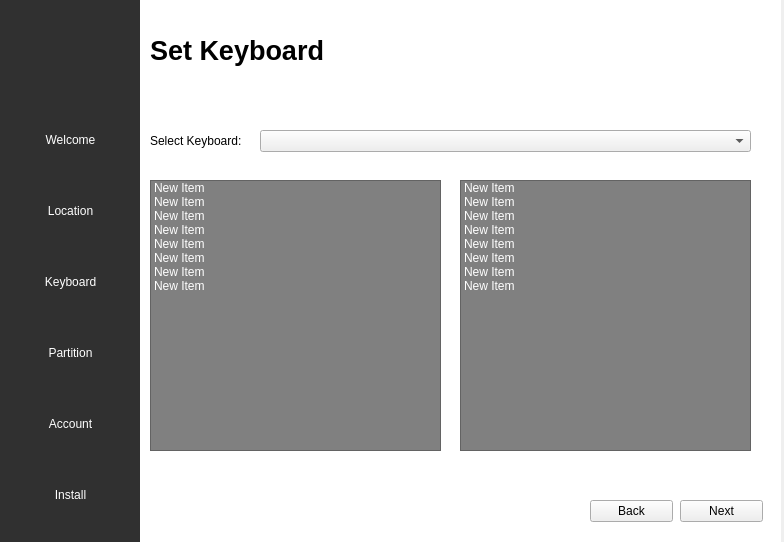
<?xml version="1.0" encoding="UTF-8"?>
<ui version="4.0">
 <class>WizardPage</class>
 <widget class="QWizardPage" name="WizardPage">
  <property name="geometry">
   <rect>
    <x>0</x>
    <y>0</y>
    <width>784</width>
    <height>542</height>
   </rect>
  </property>
  <property name="windowTitle">
   <string>ITEC-OS Installer (0xbdg)</string>
  </property>
  <property name="windowIcon">
   <iconset>
    <normaloff>../assets/icon.png</normaloff>../assets/icon.png</iconset>
  </property>
  <widget class="QWidget" name="widget" native="true">
   <property name="geometry">
    <rect>
     <x>0</x>
     <y>0</y>
     <width>141</width>
     <height>551</height>
    </rect>
   </property>
   <property name="styleSheet">
    <string notr="true">QWidget{
    background-color: rgb(48, 48, 48);
}

QPushButton {
    color: white;
    border:none;
    height: 50px;
}

QPushButton:checked {
    background-color:#ffffff;
    color: #000000;
}</string>
   </property>
   <widget class="QWidget" name="verticalLayoutWidget">
    <property name="geometry">
     <rect>
      <x>0</x>
      <y>100</y>
      <width>141</width>
      <height>441</height>
     </rect>
    </property>
    <layout class="QVBoxLayout" name="verticalLayout">
     <item>
      <widget class="QPushButton" name="pushButton_2">
       <property name="sizePolicy">
        <sizepolicy hsizetype="Minimum" vsizetype="Fixed">
         <horstretch>0</horstretch>
         <verstretch>0</verstretch>
        </sizepolicy>
       </property>
       <property name="font">
        <font>
         <underline>false</underline>
        </font>
       </property>
       <property name="text">
        <string>Welcome</string>
       </property>
       <property name="checkable">
        <bool>true</bool>
       </property>
       <property name="checked">
        <bool>false</bool>
       </property>
       <property name="autoRepeat">
        <bool>false</bool>
       </property>
       <property name="autoExclusive">
        <bool>true</bool>
       </property>
      </widget>
     </item>
     <item>
      <widget class="QPushButton" name="pushButton_4">
       <property name="text">
        <string>Location</string>
       </property>
       <property name="checkable">
        <bool>true</bool>
       </property>
       <property name="autoExclusive">
        <bool>true</bool>
       </property>
      </widget>
     </item>
     <item>
      <widget class="QPushButton" name="pushButton_6">
       <property name="text">
        <string>Keyboard</string>
       </property>
       <property name="checkable">
        <bool>true</bool>
       </property>
       <property name="autoExclusive">
        <bool>true</bool>
       </property>
      </widget>
     </item>
     <item>
      <widget class="QPushButton" name="pushButton_5">
       <property name="text">
        <string>Partition</string>
       </property>
       <property name="checkable">
        <bool>true</bool>
       </property>
       <property name="autoExclusive">
        <bool>true</bool>
       </property>
      </widget>
     </item>
     <item>
      <widget class="QPushButton" name="pushButton_3">
       <property name="text">
        <string>Account</string>
       </property>
       <property name="checkable">
        <bool>true</bool>
       </property>
       <property name="autoExclusive">
        <bool>true</bool>
       </property>
      </widget>
     </item>
     <item>
      <widget class="QPushButton" name="pushButton">
       <property name="text">
        <string>Install</string>
       </property>
       <property name="checkable">
        <bool>true</bool>
       </property>
       <property name="autoExclusive">
        <bool>true</bool>
       </property>
      </widget>
     </item>
    </layout>
   </widget>
   <widget class="QLabel" name="Picture">
    <property name="geometry">
     <rect>
      <x>30</x>
      <y>10</y>
      <width>81</width>
      <height>81</height>
     </rect>
    </property>
    <property name="font">
     <font>
      <pointsize>9</pointsize>
     </font>
    </property>
    <property name="text">
     <string/>
    </property>
    <property name="pixmap">
     <pixmap>../assets/brand.png</pixmap>
    </property>
    <property name="scaledContents">
     <bool>true</bool>
    </property>
   </widget>
  </widget>
  <widget class="QStackedWidget" name="stackedWidget">
   <property name="enabled">
    <bool>true</bool>
   </property>
   <property name="geometry">
    <rect>
     <x>140</x>
     <y>0</y>
     <width>641</width>
     <height>551</height>
    </rect>
   </property>
   <property name="font">
    <font>
     <kerning>true</kerning>
    </font>
   </property>
   <property name="styleSheet">
    <string notr="true">QStackedWidget {background-color: white;}
QListWidget {background-color: grey; color: white}</string>
   </property>
   <property name="frameShape">
    <enum>QFrame::Shape::NoFrame</enum>
   </property>
   <property name="currentIndex">
    <number>2</number>
   </property>
   <widget class="QWidget" name="Welcome_page">
    <widget class="QLabel" name="label_2">
     <property name="geometry">
      <rect>
       <x>40</x>
       <y>30</y>
       <width>581</width>
       <height>41</height>
      </rect>
     </property>
     <property name="font">
      <font>
       <pointsize>20</pointsize>
       <bold>true</bold>
       <kerning>true</kerning>
      </font>
     </property>
     <property name="text">
      <string>WELCOME TO THE ITEC-OS INSTALLER</string>
     </property>
    </widget>
    <widget class="QLabel" name="Picture_2">
     <property name="geometry">
      <rect>
       <x>60</x>
       <y>120</y>
       <width>521</width>
       <height>341</height>
      </rect>
     </property>
     <property name="text">
      <string/>
     </property>
     <property name="pixmap">
      <pixmap>../assets/banner.png</pixmap>
     </property>
     <property name="scaledContents">
      <bool>true</bool>
     </property>
    </widget>
    <widget class="QPushButton" name="pushButton_7">
     <property name="geometry">
      <rect>
       <x>540</x>
       <y>500</y>
       <width>83</width>
       <height>22</height>
      </rect>
     </property>
     <property name="text">
      <string>Next</string>
     </property>
    </widget>
    <widget class="QLabel" name="label">
     <property name="geometry">
      <rect>
       <x>180</x>
       <y>80</y>
       <width>291</width>
       <height>16</height>
      </rect>
     </property>
     <property name="text">
      <string>This installer is inspired by Calamares Installer</string>
     </property>
    </widget>
   </widget>
   <widget class="QWidget" name="Location_page">
    <widget class="QLabel" name="label_3">
     <property name="geometry">
      <rect>
       <x>10</x>
       <y>20</y>
       <width>191</width>
       <height>61</height>
      </rect>
     </property>
     <property name="font">
      <font>
       <pointsize>20</pointsize>
       <bold>true</bold>
       <kerning>true</kerning>
      </font>
     </property>
     <property name="text">
      <string>Set Location</string>
     </property>
    </widget>
    <widget class="QPushButton" name="pushButton_9">
     <property name="geometry">
      <rect>
       <x>540</x>
       <y>500</y>
       <width>83</width>
       <height>22</height>
      </rect>
     </property>
     <property name="text">
      <string>Next</string>
     </property>
    </widget>
    <widget class="QToolBox" name="toolBox">
     <property name="geometry">
      <rect>
       <x>20</x>
       <y>80</y>
       <width>601</width>
       <height>401</height>
      </rect>
     </property>
     <property name="currentIndex">
      <number>1</number>
     </property>
     <widget class="QWidget" name="page">
      <property name="geometry">
       <rect>
        <x>0</x>
        <y>0</y>
        <width>601</width>
        <height>261</height>
       </rect>
      </property>
      <attribute name="label">
       <string>Page 1</string>
      </attribute>
      <widget class="QListWidget" name="listWidget_2">
       <property name="geometry">
        <rect>
         <x>0</x>
         <y>0</y>
         <width>601</width>
         <height>271</height>
        </rect>
       </property>
      </widget>
     </widget>
     <widget class="QWidget" name="page_2">
      <property name="geometry">
       <rect>
        <x>0</x>
        <y>0</y>
        <width>601</width>
        <height>261</height>
       </rect>
      </property>
      <attribute name="label">
       <string>Page 2</string>
      </attribute>
      <widget class="QListWidget" name="listWidget_3">
       <property name="geometry">
        <rect>
         <x>0</x>
         <y>0</y>
         <width>601</width>
         <height>271</height>
        </rect>
       </property>
       <item>
        <property name="text">
         <string>New Item</string>
        </property>
       </item>
       <item>
        <property name="text">
         <string>New Item</string>
        </property>
       </item>
       <item>
        <property name="text">
         <string>New Item</string>
        </property>
       </item>
       <item>
        <property name="text">
         <string>New Item</string>
        </property>
       </item>
       <item>
        <property name="text">
         <string>New Item</string>
        </property>
       </item>
       <item>
        <property name="text">
         <string>New Item</string>
        </property>
       </item>
       <item>
        <property name="text">
         <string>New Item</string>
        </property>
       </item>
      </widget>
     </widget>
     <widget class="QWidget" name="page_3">
      <property name="geometry">
       <rect>
        <x>0</x>
        <y>0</y>
        <width>601</width>
        <height>261</height>
       </rect>
      </property>
      <attribute name="label">
       <string>Page</string>
      </attribute>
      <widget class="QListWidget" name="listWidget_4">
       <property name="geometry">
        <rect>
         <x>0</x>
         <y>0</y>
         <width>601</width>
         <height>271</height>
        </rect>
       </property>
      </widget>
     </widget>
     <widget class="QWidget" name="page_4">
      <property name="geometry">
       <rect>
        <x>0</x>
        <y>0</y>
        <width>601</width>
        <height>261</height>
       </rect>
      </property>
      <attribute name="label">
       <string>Page</string>
      </attribute>
      <widget class="QListWidget" name="listWidget_5">
       <property name="geometry">
        <rect>
         <x>0</x>
         <y>0</y>
         <width>601</width>
         <height>271</height>
        </rect>
       </property>
      </widget>
     </widget>
     <widget class="QWidget" name="page_5">
      <property name="geometry">
       <rect>
        <x>0</x>
        <y>0</y>
        <width>601</width>
        <height>261</height>
       </rect>
      </property>
      <attribute name="label">
       <string>Page</string>
      </attribute>
      <layout class="QFormLayout" name="formLayout">
       <item row="0" column="0" colspan="2">
        <widget class="QListWidget" name="listWidget_6"/>
       </item>
      </layout>
     </widget>
    </widget>
   </widget>
   <widget class="QWidget" name="Keyboard_page">
    <widget class="QLabel" name="label_8">
     <property name="geometry">
      <rect>
       <x>10</x>
       <y>20</y>
       <width>211</width>
       <height>61</height>
      </rect>
     </property>
     <property name="font">
      <font>
       <pointsize>20</pointsize>
       <bold>true</bold>
       <kerning>true</kerning>
      </font>
     </property>
     <property name="text">
      <string>Set Keyboard</string>
     </property>
    </widget>
    <widget class="QListWidget" name="listWidget">
     <property name="geometry">
      <rect>
       <x>10</x>
       <y>180</y>
       <width>291</width>
       <height>271</height>
      </rect>
     </property>
     <item>
      <property name="text">
       <string>New Item</string>
      </property>
     </item>
     <item>
      <property name="text">
       <string>New Item</string>
      </property>
     </item>
     <item>
      <property name="text">
       <string>New Item</string>
      </property>
     </item>
     <item>
      <property name="text">
       <string>New Item</string>
      </property>
     </item>
     <item>
      <property name="text">
       <string>New Item</string>
      </property>
     </item>
     <item>
      <property name="text">
       <string>New Item</string>
      </property>
     </item>
     <item>
      <property name="text">
       <string>New Item</string>
      </property>
     </item>
     <item>
      <property name="text">
       <string>New Item</string>
      </property>
     </item>
    </widget>
    <widget class="QPushButton" name="pushButton_8">
     <property name="geometry">
      <rect>
       <x>540</x>
       <y>500</y>
       <width>83</width>
       <height>22</height>
      </rect>
     </property>
     <property name="text">
      <string>Next</string>
     </property>
    </widget>
    <widget class="QListWidget" name="listWidget_7">
     <property name="geometry">
      <rect>
       <x>320</x>
       <y>180</y>
       <width>291</width>
       <height>271</height>
      </rect>
     </property>
     <item>
      <property name="text">
       <string>New Item</string>
      </property>
     </item>
     <item>
      <property name="text">
       <string>New Item</string>
      </property>
     </item>
     <item>
      <property name="text">
       <string>New Item</string>
      </property>
     </item>
     <item>
      <property name="text">
       <string>New Item</string>
      </property>
     </item>
     <item>
      <property name="text">
       <string>New Item</string>
      </property>
     </item>
     <item>
      <property name="text">
       <string>New Item</string>
      </property>
     </item>
     <item>
      <property name="text">
       <string>New Item</string>
      </property>
     </item>
     <item>
      <property name="text">
       <string>New Item</string>
      </property>
     </item>
    </widget>
    <widget class="QComboBox" name="comboBox">
     <property name="geometry">
      <rect>
       <x>120</x>
       <y>130</y>
       <width>491</width>
       <height>22</height>
      </rect>
     </property>
    </widget>
    <widget class="QLabel" name="label_4">
     <property name="geometry">
      <rect>
       <x>10</x>
       <y>130</y>
       <width>101</width>
       <height>21</height>
      </rect>
     </property>
     <property name="text">
      <string>Select Keyboard:</string>
     </property>
    </widget>
    <widget class="QPushButton" name="pushButton_10">
     <property name="geometry">
      <rect>
       <x>450</x>
       <y>500</y>
       <width>83</width>
       <height>22</height>
      </rect>
     </property>
     <property name="text">
      <string>Back</string>
     </property>
    </widget>
   </widget>
   <widget class="QWidget" name="Partition_page">
    <widget class="QLabel" name="label_9">
     <property name="geometry">
      <rect>
       <x>10</x>
       <y>20</y>
       <width>211</width>
       <height>61</height>
      </rect>
     </property>
     <property name="font">
      <font>
       <pointsize>20</pointsize>
       <bold>true</bold>
       <kerning>true</kerning>
      </font>
     </property>
     <property name="text">
      <string>Set Partition</string>
     </property>
    </widget>
   </widget>
   <widget class="QWidget" name="Account_page">
    <widget class="QLabel" name="label_6">
     <property name="geometry">
      <rect>
       <x>40</x>
       <y>390</y>
       <width>57</width>
       <height>14</height>
      </rect>
     </property>
     <property name="text">
      <string>TextLabel</string>
     </property>
    </widget>
   </widget>
   <widget class="QWidget" name="Install_page">
    <widget class="QLabel" name="label_7">
     <property name="geometry">
      <rect>
       <x>50</x>
       <y>40</y>
       <width>57</width>
       <height>14</height>
      </rect>
     </property>
     <property name="text">
      <string>TextLabel</string>
     </property>
    </widget>
   </widget>
  </widget>
 </widget>
 <resources/>
 <connections/>
</ui>
